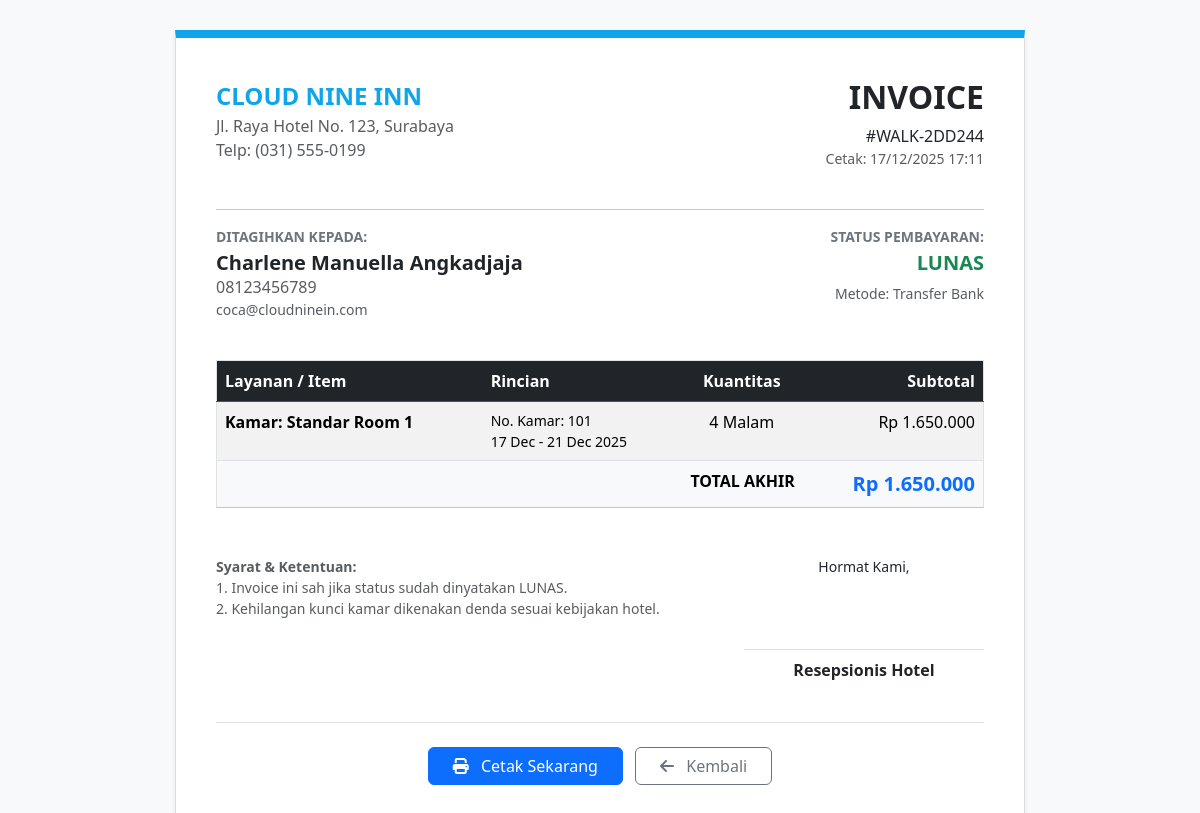
Screenshot of /resepsionis/invoice.php?id=8 with the database file from the repository.
### tables this page shows
CREATE TABLE `reservasi` (
  `id_reservasi` int(11) NOT NULL,
  `kode_booking` varchar(20) NOT NULL,
  `id_user` int(11) NOT NULL,
  `id_tipe_kamar` int(11) NOT NULL,
  `id_kamar_ditempati` int(11) DEFAULT NULL,
  `durasi_inap` int(11) DEFAULT NULL,
  `tanggal_checkin` date NOT NULL,
  `tanggal_checkout` date NOT NULL,
  `jumlah_tamu` int(11) NOT NULL DEFAULT 1,
  `nama_pemesan` varchar(100) NOT NULL,
  `email_pemesan` varchar(100) NOT NULL,
  `telp_pemesan` varchar(20) NOT NULL,
  `ktp_pemesan` varchar(20) DEFAULT NULL,
  `total_biaya_kamar` decimal(10,2) NOT NULL,
  `total_biaya_addon` decimal(10,2) NOT NULL DEFAULT 0.00,
  `total_bayar` decimal(10,2) NOT NULL,
  `metode_pembayaran` enum('Transfer Bank','Bayar di Hotel') NOT NULL,
  `status_pembayaran` enum('Belum Bayar','Menunggu Verifikasi','Lunas','Dibatalkan') NOT NULL DEFAULT 'Belum Bayar',
  `status_reservasi` enum('Pending','Confirmed','Check-in','Check-out','Canceled') NOT NULL DEFAULT 'Pending',
  `bukti_pembayaran` varchar(255) DEFAULT NULL,
  `tanggal_pemesanan` datetime NOT NULL DEFAULT current_timestamp()
);

CREATE TABLE `users` (
  `id_user` int(11) NOT NULL,
  `nama_lengkap` varchar(100) NOT NULL,
  `username` varchar(50) NOT NULL,
  `password` varchar(255) NOT NULL,
  `email` varchar(100) NOT NULL,
  `no_telp` varchar(20) NOT NULL,
  `no_ktp` varchar(20) DEFAULT NULL,
  `role` enum('admin','resepsionis','customer') NOT NULL,
  `created_at` timestamp NOT NULL DEFAULT current_timestamp(),
  `status` enum('active','inactive') NOT NULL DEFAULT 'active'
);

CREATE TABLE `tipe_kamar` (
  `id_tipe_kamar` int(11) NOT NULL,
  `nama_tipe` varchar(50) NOT NULL,
  `harga_per_malam` decimal(10,2) NOT NULL,
  `kapasitas` int(11) NOT NULL DEFAULT 2,
  `deskripsi` text DEFAULT NULL,
  `foto` varchar(255) DEFAULT NULL,
  `kategori_hunian` enum('Single','Double','Family','Connecting Room') DEFAULT NULL,
  `tingkat_fasilitas` varchar(50) DEFAULT NULL,
  `jenis_tempat_tidur` varchar(50) DEFAULT NULL,
  `luas_kamar` int(11) DEFAULT NULL,
  `add_on` varchar(225) DEFAULT NULL
);

CREATE TABLE `kamar` (
  `id_kamar` int(11) NOT NULL,
  `id_tipe_kamar` int(11) NOT NULL,
  `nomor_kamar` varchar(10) NOT NULL,
  `lantai` int(5) NOT NULL,
  `status` enum('Tersedia','Terisi','Perbaikan','Kotor') NOT NULL DEFAULT 'Tersedia'
);

### resepsionis/invoice.php (the view, shortened to what this page needs)
<?php
require_once '../koneksi.php';
$id_reservasi = isset($_GET['id']) ? $conn->real_escape_string($_GET['id']) : die("ID Reservasi tidak ditemukan.");
$sql_invoice = "SELECT r.*, u.nama_lengkap, u.no_telp, u.email, tk.nama_tipe, k.nomor_kamar
                 FROM reservasi r
                 JOIN users u ON r.id_user = u.id_user
                 JOIN tipe_kamar tk ON r.id_tipe_kamar = tk.id_tipe_kamar
                 LEFT JOIN kamar k ON r.id_kamar_ditempati = k.id_kamar
                 WHERE r.id_reservasi = '$id_reservasi' LIMIT 1";
$result_invoice = $conn->query($sql_invoice);
$data = $result_invoice->fetch_assoc();
$d1 = new DateTime($data['tanggal_checkin']);
$d2 = new DateTime($data['tanggal_checkout']);
$durasi = $d1->diff($d2)->days ?: 1;
$format_currency = fn($amount) => "Rp " . number_format($amount, 0, ',', '.');
?>
<!DOCTYPE html>
<html lang="id">
<head>
    <link href="https://cdn.jsdelivr.net/npm/bootstrap@5.3.3/dist/css/bootstrap.min.css" rel="stylesheet">
    <link rel="stylesheet" href="https://cdnjs.cloudflare.com/ajax/libs/font-awesome/6.5.2/css/all.min.css">
</head>
<body>
<div class="invoice-box shadow-sm">
    <div class="row mb-4">
        <div class="col-6">
            <div class="header-logo">CLOUD NINE INN</div>
            <p class="text-muted">Jl. Raya Hotel No. 123, Surabaya<br>Telp: (031) 555-0199</p>
        </div>
        <div class="col-6 text-end">
            <h2 class="fw-bold">INVOICE</h2>
            <p class="mb-0">#<?php echo $data['kode_booking']; ?></p>
            <p class="text-muted small">Cetak: <?php echo date('d/m/Y H:i'); ?></p>
        </div>
    </div>
    <hr>
    <div class="row mb-4">
        <div class="col-6">
            <p class="text-secondary small fw-bold mb-1">DITAGIHKAN KEPADA:</p>
            <h5 class="fw-bold mb-0 uppercase"><?php echo $data['nama_lengkap']; ?></h5>
            <p class="text-muted mb-0"><?php echo $data['no_telp']; ?></p>
            <p class="text-muted small"><?php echo $data['email']; ?></p>
        </div>
        <div class="col-6 text-end">
            <p class="text-secondary small fw-bold mb-1">STATUS PEMBAYARAN:</p>
            <h5 class="fw-bold text-success"><?php echo strtoupper($data['status_pembayaran']); ?></h5>
            <p class="text-muted small">Metode: <?php echo $data['metode_pembayaran']; ?></p>
        </div>
    </div>
    <table class="table table-striped border">
        <thead class="table-dark">
            <tr>
                <th>Layanan / Item</th>
                <th>Rincian</th>
                <th class="text-center">Kuantitas</th>
                <th class="text-end">Subtotal</th>
            </tr>
        </thead>
        <tbody>
            <tr>
                <td><strong>Kamar: <?php echo $data['nama_tipe']; ?></strong></td>
                <td class="small">
                    No. Kamar: <?php echo $data['nomor_kamar'] ?: 'Belum Diatur'; ?><br>
                    <?php echo date('d M', strtotime($data['tanggal_checkin'])); ?> - <?php echo date('d M Y', strtotime($data['tanggal_checkout'])); ?>
                </td>
                <td class="text-center"><?php echo $durasi; ?> Malam</td>
                <td class="text-end"><?php echo $format_currency($data['total_biaya_kamar']); ?></td>
            </tr>
            <tr class="table-light">
                <td colspan="3" class="text-end fw-bold">TOTAL AKHIR</td>
                <td class="text-end fw-bold text-primary fs-5"><?php echo $format_currency($data['total_bayar']); ?></td>
            </tr>
        </tbody>
    </table>
    <div class="mt-5 row">
        <div class="col-8">
            <p class="small text-muted"><strong>Syarat & Ketentuan:</strong><br>
            1. Invoice ini sah jika status sudah dinyatakan LUNAS.<br>
            2. Kehilangan kunci kamar dikenakan denda sesuai kebijakan hotel.</p>
        </div>
        <div class="col-4 text-center">
            <p class="small mb-5">Hormat Kami,</p>
            <br>
            <p class="fw-bold border-top pt-2">Resepsionis Hotel</p>
        </div>
    </div>
    <div class="text-center mt-4 no-print border-top pt-4">
        <button class="btn btn-primary px-4" onclick="window.print()">
            <i class="fas fa-print me-2"></i> Cetak Sekarang
        </button>
        <a href="reservasi_list.php" class="btn btn-outline-secondary px-4 ms-2">
            <i class="fas fa-arrow-left me-2"></i> Kembali
        </a>
    </div>
</div>
</body>
</html>

### resepsionis/invoice.php (style rules this page uses)
body { padding: 30px; background-color: #f8f9fa; }
.invoice-box { max-width: 850px; margin: auto; padding: 40px; border: 1px solid #ddd; background: #fff; border-top: 8px solid #0ea5e9; }
.header-logo { color: #0ea5e9; font-weight: 800; font-size: 24px; }

### rows the page displays
reservasi: kode_booking "WALK-2DD244", id_user.nama_lengkap "Charlene Manuella Angkadjaja", id_user.no_telp "08123456789", id_user.email "coca@cloudninein.com", status_pembayaran "LUNAS", metode_pembayaran "Transfer Bank", id_tipe_kamar.nama_tipe "Standar Room 1", id_kamar_ditempati.nomor_kamar "101", tanggal_checkin "17 Dec", tanggal_checkout "21 Dec 2025", durasi "4", total_biaya_kamar "Rp 1.650.000", total_bayar "Rp 1.650.000"
